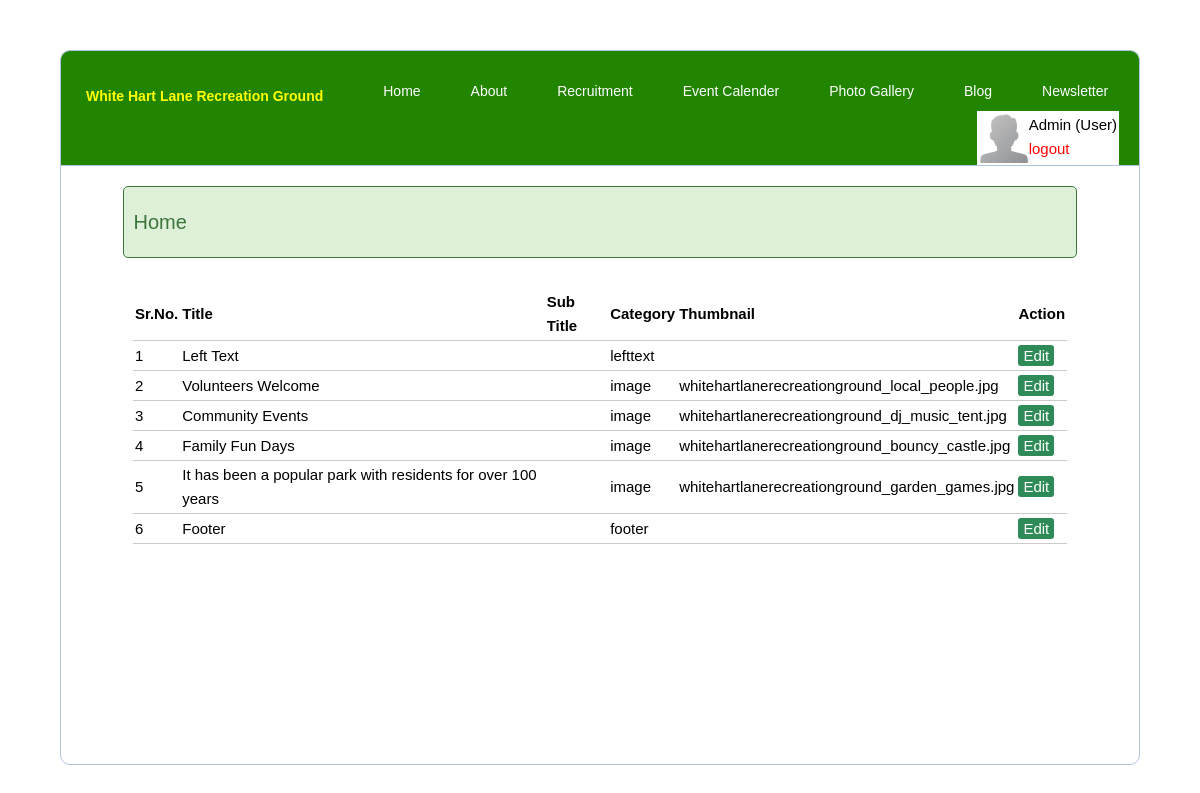
The app's page /admin/home.php (signed in) with its own data.
### tables this page shows
CREATE TABLE `home` (
  `id` int(11) NOT NULL,
  `title` varchar(255) NOT NULL,
  `sub_title` varchar(255) NOT NULL,
  `thumb` varchar(255) NOT NULL,
  `category` varchar(255) NOT NULL,
  `content` varchar(5000) NOT NULL
);

### admin/curd/home_curd.php (the view, shortened to what this page needs)
<?php
include('server.php');
?>
<!DOCTYPE html>
<html>
<head>
	<link rel="stylesheet" type="text/css" href="curd/style.css">
</head>
<body>
<?php $results = mysqli_query($db, "SELECT * FROM home"); ?>
<table style="color:#000;">
	<thead>
		<tr><th >Sr.No.</th>
			<th style="">Title</th>
			<th style="">Sub Title</th>
            <th style="">Category</th>
			<th style="">Thumbnail</th>
			<th colspan="2">Action</th>
		</tr>
	</thead>
	<?php $i=0; while ($row = mysqli_fetch_array($results)) { ?>
		<tr>
		    <td><?php $i++; echo $i; ?></td>
			<td><?php echo $row['title']; ?></td>
			<td><?php echo $row['sub_title']; ?></td>
            <td><?php echo $row['category']; ?></td>
			<td><?php echo $row['thumb']; ?></td>
			<td>
				<a href="home_add_edit.php?edit=<?php echo $row['id']; ?>" class="edit_btn" >Edit</a>
			</td>
			<td>
			</td>
		</tr>
	<?php } ?>
</table>
</body>
</html>

### admin/style.css (style rules this page uses)
* { margin: 0px; padding: 0px; }
body { font-size: 120%; background: #F8F8FF; }
body { color:#000; font-size:15px !important; }

### css/styles.css (style rules this page uses)
body { color: #fff; font: 300 16px/1.6em "Ubuntu", sans-serif; }
a { color: #fff000; text-decoration: none; }
* { box-sizing:border-box }

### admin/curd/style.css (style rules this page uses)
body { font-size: 19px; color:#000; }
table { width: 90%; margin: 30px auto; border-collapse: collapse; text-align: left; }
tr { border-bottom: 1px solid #cbcbcb; }
th, td { border: none; height: 30px; padding: 2px; }
.edit_btn { text-decoration: none; padding: 2px 5px; background: #2E8B57; color: white; border-radius: 3px; }

### records on screen
home: title "Left Text", category "lefttext"
home: title "Volunteers Welcome", category "image", thumb "whitehartlanerecreationground_local_people.jpg"
home: title "Community Events", category "image", thumb "whitehartlanerecreationground_dj_music_tent.jpg"
home: title "Family Fun Days", category "image", thumb "whitehartlanerecreationground_bouncy_castle.jpg"
home: title "It has been a popular park with residents for over 100 years", category "image", thumb "whitehartlanerecreationground_garden_games.jpg"
home: title "Footer", category "footer"

### other values on screen
$_SESSION['user']['username'] "Admin"
$_SESSION['user']['user_type'] "User"
